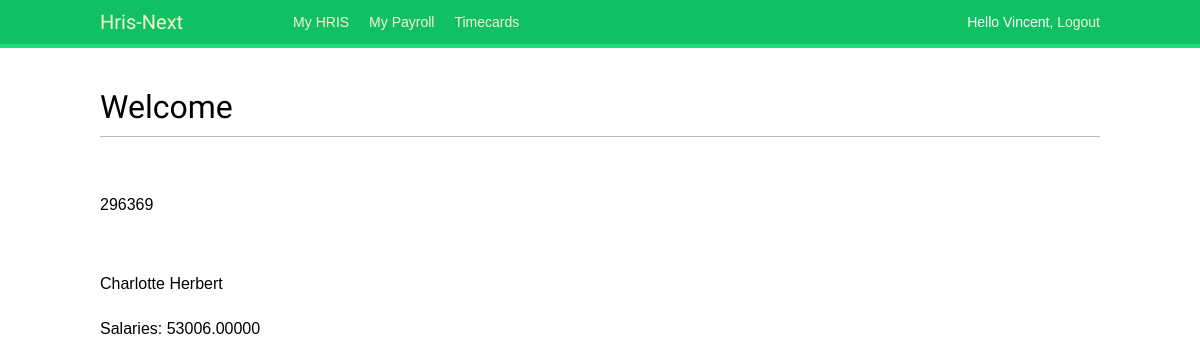
Page /hris/employee/4 (signed in) on the committed database.
### hris/models.py (models this page shows, shortened)
class Employee(models.Model):
    first_name = models.CharField(max_length=50, help_text='Enter employee\'s first name')
    last_name = models.CharField(max_length=50, help_text='Enter employee\'s last name')
    birthdate = models.DateField()
    sin_number = models.IntegerField()
    salary = models.DecimalField(max_digits = 16, decimal_places = 5)
    employee_number = models.IntegerField()
    hire_date = models.DateField()
    street_no = models.CharField(max_length=10, default=' ',help_text='Enter employee\'s address')
    street_name = models.CharField(max_length=50, default=' ',help_text='Enter employee\'s address')
    city = models.CharField(max_length=50, default=' ', help_text='Enter employee\'s address')
    post_code = models.CharField(max_length=7, default=' ',help_text='Enter employee\'s postal code')
    class Meta:
        ordering = ['last_name', 'first_name','birthdate']

### hris/views.py (the view)
# urls.py: path('employee/<int:pk>',views.EmployeeDetailView.as_view(), name = 'employee-detail'),
class EmployeeDetailView(generic.DetailView):
    model = Employee

### hris/templates/hris/employee_detail.html (shortened to what this page needs)
{% extends "base_generic.html" %}
{% block content %}
<h1> Welcome </h1>
<br>
<p>{{ employee.employee_number }}</p>
<p>{{ employee.first_name }} {{ employee.last_name }}</p>
<p>Salaries: {{employee.salary}}</p>
<br>
{% endblock %}

### templates/base_generic.html (shortened to what this page needs)
{% load static %}
<!DOCTYPE html>
<html>
<head>
  <link href="{% static "css/base.css" %}" rel="stylesheet">
</head>
<body>
  <div id="header">
    <span class="logo" <a href="{% url "hris:index" %}">Hris-Next</span>
    {% if request.user.is_authenticated %}
      <ul class="menu">
        <li {% if section == "hris" %}class="selected"{% endif %}>
          <a href="{% url "hris:index" %}">My HRIS</a>
        </li>
        <li {% if section == "payroll" %}class="selected"{% endif %}>
          <a href="{% url "payroll:index" %}">My Payroll</a>
        </li>
        <li {% if section == "timecards" %}class="selected"{% endif %}>
          <a href="{% url "timecards:allcards-list" %}"> Timecards</a>
        </li>
      </ul>
    {% endif %}
    <span class="user">
      {% if request.user.is_authenticated %}
        Hello {{ request.user.first_name }},
        <a href="{% url "logout" %}">Logout</a>
      {% else %}
        <a href="{% url "login" %}">Log-in</a>
      {% endif %}
    </span>
  </div>
  <div id="content">
    {% block content %}
    {% endblock %}
  </div>
</body>
</html>

### static/css/base.css (style rules this page uses)
body { margin:0; padding:0; font-family:helvetica, sans-serif; }
p { line-height: 1.8; }
a { color:#12c064; text-decoration:none; }
h1, h2, h3, h4, h5 , h6 { font-family: 'Muli', sans-serif; font-weight:normal; }
h1 { border-bottom:1px solid #bbb; padding:0 0 10px 0; margin:10px 0 20px 0; }
#header { padding:10px 100px; font-size:14px; background:#12c064; color:#fff; border-bottom:4px solid #1cdf78; overflow:auto; }
#header .logo { font-family: 'Muli', sans-serif; float:left; color:#f3f7cc; font-size:20px; margin-right:10%; }
#header ul.menu { list-style:none; float:left; margin:0; padding:0; }
#header ul.menu li { float:left; padding:4px 10px; }
#header a { color:#f3f7cc; }
#header .user { float:right; padding-top:4px; }
#content { padding:30px 100px; }

### rows in the picture
Employee: employee_number "296369", first_name "Charlotte", last_name "Herbert", salary "53006.00000"

### other values in the picture
{{ request.user.first_name }} "Vincent"
